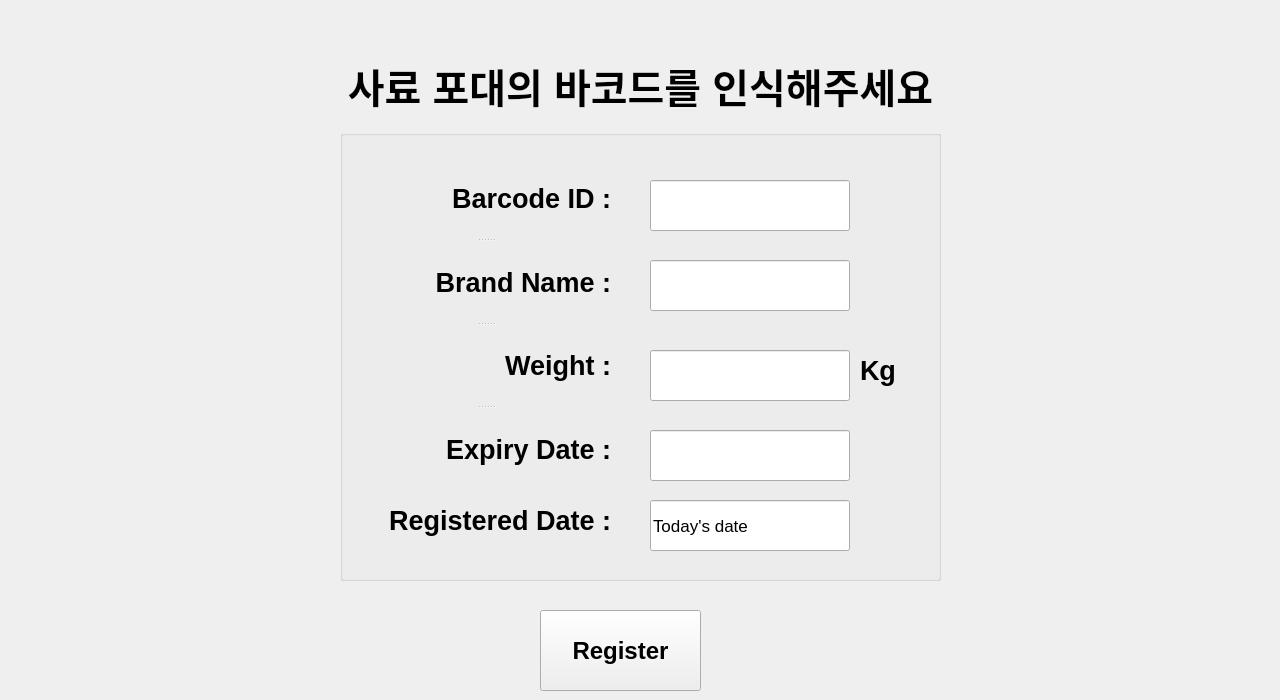
    <widget class="QWidget" name="register_food_page">
     <widget class="QGroupBox" name="groupBox_6">
      <property name="geometry">
       <rect>
        <x>340</x>
        <y>130</y>
        <width>601</width>
        <height>451</height>
       </rect>
      </property>
      <property name="title">
       <string/>
      </property>
      <widget class="QSplitter" name="splitter_10">
       <property name="geometry">
        <rect>
         <x>20</x>
         <y>28</y>
         <width>251</width>
         <height>331</height>
        </rect>
       </property>
       <property name="orientation">
        <enum>Qt::Vertical</enum>
       </property>
       <widget class="QLabel" name="label_97">
        <property name="font">
         <font>
          <pointsize>20</pointsize>
          <weight>75</weight>
          <bold>true</bold>
         </font>
        </property>
        <property name="text">
         <string>Barcode ID :</string>
        </property>
        <property name="textFormat">
         <enum>Qt::AutoText</enum>
        </property>
        <property name="alignment">
         <set>Qt::AlignRight|Qt::AlignTrailing|Qt::AlignVCenter</set>
        </property>
       </widget>
       <widget class="QLabel" name="label_100">
        <property name="font">
         <font>
          <pointsize>20</pointsize>
          <weight>75</weight>
          <bold>true</bold>
         </font>
        </property>
        <property name="text">
         <string>Brand Name :</string>
        </property>
        <property name="alignment">
         <set>Qt::AlignRight|Qt::AlignTrailing|Qt::AlignVCenter</set>
        </property>
       </widget>
       <widget class="QLabel" name="label_101">
        <property name="font">
         <font>
          <pointsize>20</pointsize>
          <weight>75</weight>
          <bold>true</bold>
         </font>
        </property>
        <property name="text">
         <string>Weight :</string>
        </property>
        <property name="alignment">
         <set>Qt::AlignRight|Qt::AlignTrailing|Qt::AlignVCenter</set>
        </property>
       </widget>
       <widget class="QLabel" name="label_102">
        <property name="font">
         <font>
          <pointsize>20</pointsize>
          <weight>75</weight>
          <bold>true</bold>
         </font>
        </property>
        <property name="text">
         <string>Expiry Date :</string>
        </property>
        <property name="alignment">
         <set>Qt::AlignRight|Qt::AlignTrailing|Qt::AlignVCenter</set>
        </property>
       </widget>
      </widget>
      <widget class="QLineEdit" name="brand_name_edit">
       <property name="geometry">
        <rect>
         <x>310</x>
         <y>130</y>
         <width>200</width>
         <height>51</height>
        </rect>
       </property>
       <property name="font">
        <font>
         <family>Ubuntu</family>
         <pointsize>13</pointsize>
        </font>
       </property>
       <property name="alignment">
        <set>Qt::AlignLeading|Qt::AlignLeft|Qt::AlignVCenter</set>
       </property>
      </widget>
      <widget class="QLineEdit" name="feed_weight_edit">
       <property name="geometry">
        <rect>
         <x>310</x>
         <y>220</y>
         <width>200</width>
         <height>51</height>
        </rect>
       </property>
       <property name="font">
        <font>
         <family>Ubuntu</family>
         <pointsize>13</pointsize>
        </font>
       </property>
       <property name="alignment">
        <set>Qt::AlignLeading|Qt::AlignLeft|Qt::AlignVCenter</set>
       </property>
      </widget>
      <widget class="QLabel" name="label_110">
       <property name="geometry">
        <rect>
         <x>520</x>
         <y>220</y>
         <width>71</width>
         <height>41</height>
        </rect>
       </property>
       <property name="font">
        <font>
         <pointsize>20</pointsize>
         <weight>75</weight>
         <bold>true</bold>
        </font>
       </property>
       <property name="text">
        <string>Kg</string>
       </property>
       <property name="alignment">
        <set>Qt::AlignLeading|Qt::AlignLeft|Qt::AlignVCenter</set>
       </property>
      </widget>
      <widget class="QLineEdit" name="expiry_date_edit">
       <property name="geometry">
        <rect>
         <x>310</x>
         <y>300</y>
         <width>200</width>
         <height>51</height>
        </rect>
       </property>
       <property name="font">
        <font>
         <family>Ubuntu</family>
         <pointsize>13</pointsize>
        </font>
       </property>
       <property name="alignment">
        <set>Qt::AlignLeading|Qt::AlignLeft|Qt::AlignVCenter</set>
       </property>
      </widget>
      <widget class="QLineEdit" name="barcode_edit">
       <property name="geometry">
        <rect>
         <x>310</x>
         <y>50</y>
         <width>200</width>
         <height>51</height>
        </rect>
       </property>
       <property name="font">
        <font>
         <family>Ubuntu</family>
         <pointsize>13</pointsize>
        </font>
       </property>
       <property name="text">
        <string/>
       </property>
       <property name="alignment">
        <set>Qt::AlignLeading|Qt::AlignLeft|Qt::AlignVCenter</set>
       </property>
      </widget>
      <widget class="QLabel" name="label_109">
       <property name="geometry">
        <rect>
         <x>20</x>
         <y>350</y>
         <width>251</width>
         <height>80</height>
        </rect>
       </property>
       <property name="font">
        <font>
         <pointsize>20</pointsize>
         <weight>75</weight>
         <bold>true</bold>
        </font>
       </property>
       <property name="text">
        <string>Registered Date :</string>
       </property>
       <property name="alignment">
        <set>Qt::AlignRight|Qt::AlignTrailing|Qt::AlignVCenter</set>
       </property>
      </widget>
      <widget class="QLineEdit" name="registered_date_food">
       <property name="geometry">
        <rect>
         <x>310</x>
         <y>370</y>
         <width>200</width>
         <height>51</height>
        </rect>
       </property>
       <property name="font">
        <font>
         <family>Ubuntu</family>
         <pointsize>13</pointsize>
        </font>
       </property>
       <property name="text">
        <string>Today's date</string>
       </property>
       <property name="alignment">
        <set>Qt::AlignLeading|Qt::AlignLeft|Qt::AlignVCenter</set>
       </property>
      </widget>
     </widget>
     <widget class="QPushButton" name="register_button_food">
      <property name="geometry">
       <rect>
        <x>540</x>
        <y>610</y>
        <width>161</width>
        <height>81</height>
       </rect>
      </property>
      <property name="font">
       <font>
        <pointsize>18</pointsize>
        <weight>75</weight>
        <bold>true</bold>
       </font>
      </property>
      <property name="styleSheet">
       <string notr="true"/>
      </property>
      <property name="text">
       <string>Register</string>
      </property>
     </widget>
     <widget class="QLabel" name="label_35">
      <property name="geometry">
       <rect>
        <x>10</x>
        <y>60</y>
        <width>1261</width>
        <height>51</height>
       </rect>
      </property>
      <property name="font">
       <font>
        <pointsize>30</pointsize>
        <weight>75</weight>
        <bold>true</bold>
       </font>
      </property>
      <property name="text">
       <string>사료 포대의 바코드를 인식해주세요</string>
      </property>
      <property name="alignment">
       <set>Qt::AlignCenter</set>
      </property>
     </widget>
    </widget>
